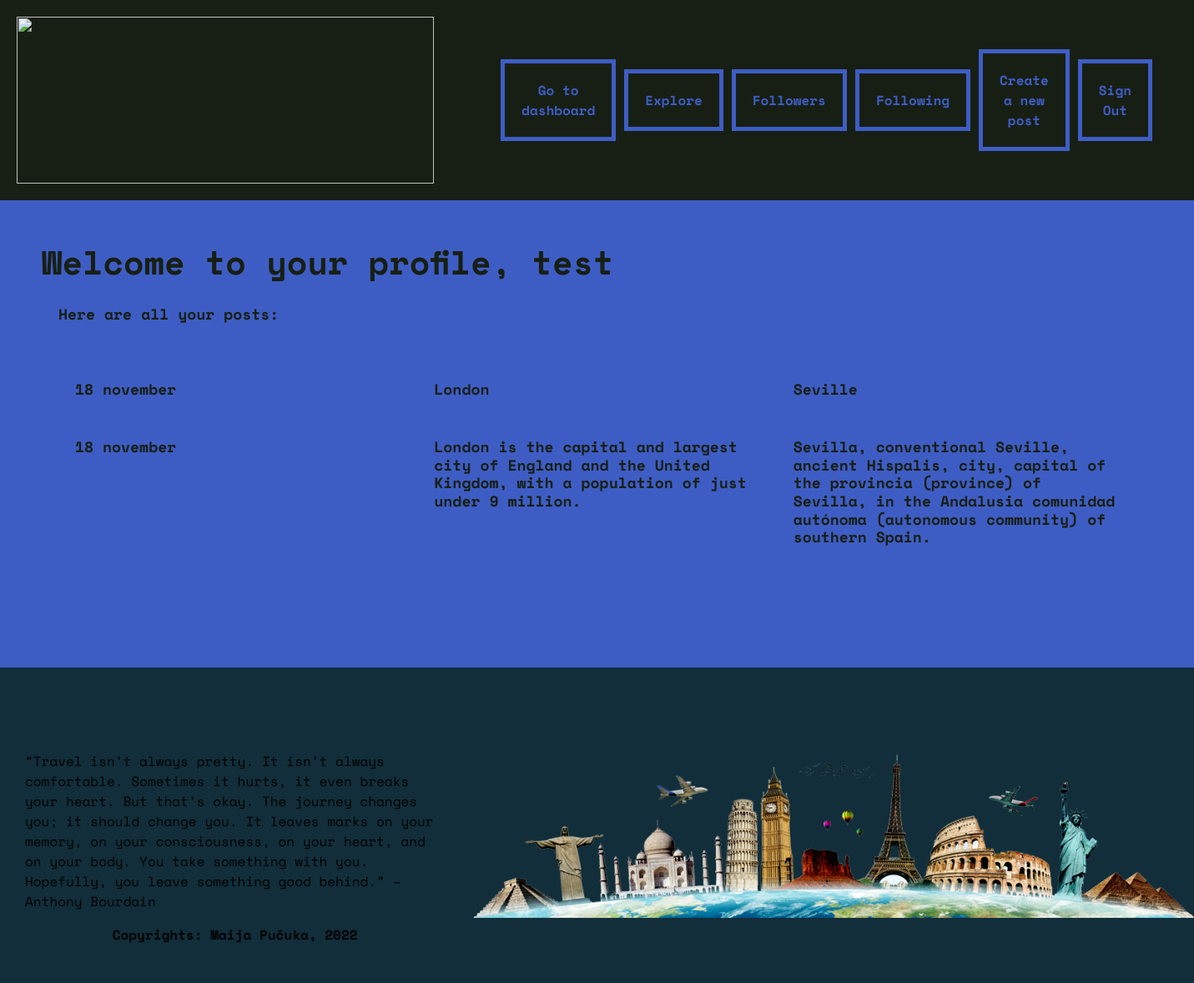
The app's page /view/profile.php?user-id=1 (signed in) with its own data.
### tables this page shows
CREATE TABLE `users` (
  `id` int(11) NOT NULL,
  `email` varchar(255) NOT NULL,
  `username` varchar(255) NOT NULL,
  `password` varchar(255) NOT NULL,
  `followers` longtext NOT NULL DEFAULT '[]',
  `following` longtext NOT NULL DEFAULT '[]',
  `blocked` longtext NOT NULL DEFAULT '[]'
);

CREATE TABLE `blogposts` (
  `id` int(11) NOT NULL,
  `title` varchar(255) NOT NULL,
  `excerpt` varchar(255) NOT NULL,
  `picture` text NOT NULL,
  `gallery` mediumtext NOT NULL DEFAULT '[]',
  `text` text NOT NULL,
  `date_published` datetime NOT NULL,
  `user_id` int(255) NOT NULL,
  `is_deleted` tinyint(1) NOT NULL DEFAULT 0
);

### models/User.php (called while the page is built, shortened)
<?php
class User {
    private $id;
    private $username;
    private $db_connection;
    public function __construct($db_connection) {
        $this->db_connection = $db_connection;
    }
    public function getOne($user_id) {
        $sql = "SELECT email,username,password,followers,following,blocked FROM users WHERE id = ?";
        $stmt = $this->db_connection->stmt_init();
        $this->id = (int)$user_id;
        if ($stmt->prepare($sql)) {
            $stmt->bind_param("i", $param_userid);
            if ($stmt->execute()) {
                $stmt->store_result();
                if ($stmt->num_rows == 1) {
                    $stmt->bind_result($db_email,$db_username,$db_password,$db_followers,$db_following,$db_blocked);
                    $this->username = $db_username;
                } else {
                    return FALSE;
                }
            }
        }
    }
    public function UserOwnsThisProfile($user_id) {
        return (int)$user_id === $this->id;
    }
    public function getUsername() {
        return $this->username;
    }
}
?>

### Functions/getParamsFromUrl.php (called while the page is built)
<?php
    function getParamsFromUrl($paramName) {
        $actual_link = (isset($_SERVER['HTTPS']) && $_SERVER['HTTPS'] === 'on' ? "https" : "http") . "://$_SERVER[HTTP_HOST]$_SERVER[REQUEST_URI]";
        $url_components = parse_url($actual_link);
        parse_str($url_components['query'], $urlParams);
        return $urlParams[$paramName];
    }
?>

### models/Blogpost.php (called while the page is built, shortened)
<?php
class Blogpost {
    private $db_connection;
    public function __construct($db_connection) {
        $this->db_connection = $db_connection;
    }
    public function getAllFromUser($userId) {
        $sql = "SELECT * FROM blogposts WHERE user_id = ? AND NOT is_deleted";
        $stmt = $this->db_connection->stmt_init();
        $this->post_owner_id = (int)$userId;
        if ($stmt->prepare($sql)) {
            $stmt->bind_param("i", $param_user_id);
            if ($stmt->execute()) {
                $allUserPosts = $stmt->get_result()->fetch_all(MYSQLI_ASSOC);
                return $allUserPosts;
            } else {
                return FALSE;
            }
        }$stmt->close();
    }
}
?>

### view/profile.php (the view, shortened to what this page needs)
<?php
    require_once '../db.php';
    require_once '../models/User.php';
    require_once '../models/Blogpost.php';
    require_once '../Functions/getParamsFromUrl.php';
    $userId = getParamsFromUrl("user-id");
    $user = new User ($db_connection);
    $user->getOne($userId);
    $profileUsername = $user->getUsername();
    $userOwnsProfile = $user->UserOwnsThisProfile($_SESSION["id"]);
    $post = new Blogpost ($db_connection);
    $allUserPosts = $post->getAllFromUser($userId);
?>
<!DOCTYPE html>
<html lang="en">
<head>
    <link rel="stylesheet" href="https://cdn.jsdelivr.net/npm/bootstrap@5.2.2/dist/css/bootstrap.min.css">
    <link rel="stylesheet" href="../assets/style/main.css">
    <link rel="stylesheet" href="../assets/style/fonts.css">
</head>
<body>
    <div class="wrapper wrapper-profile">
        <div class="top sticky-top">
            <div class="plane">
                <img src="../assets\580b585b2edbce24c47b2d10.png">
            </div>
            <div class="nav-bar">
                <?php if (!(isset($_SESSION["loggedin"]) && $_SESSION["loggedin"] === TRUE)) { ?>
                    <a href="login.php">Sign In</a>
                    <a href="register.php">Create an account</a>
                    <a href="welcome.php">Home</a>
                <?php } else { ?>
                    <a href="welcome.php">Go to dashboard</a>
                    <a href="explore.php">Explore</a>
                    <a href="followers.php?user-id=<?= $userId ?>">Followers</a>
                    <a href="following.php?user-id=<?= $userId ?>">Following</a>
                    <a href="createPost.php">Create a new post</a>
                    <a href="../controller/Logout.php">Sign Out</a>
                <?php } ?>
                </div>
        </div>
        <div class="main-wrap wrapper-profile">
            <h1 class="title"><?php echo ($userOwnsProfile === TRUE) ? "Welcome to your profile, " : "Viewing Profile of: " ?><?= $profileUsername ?> </h1>
            <h3><?php echo ($userOwnsProfile === TRUE) ? "Here are all your posts: " : "All posts: " ?></h3>
            <div class="wrapper-blogs">
                <?php foreach ($allUserPosts as $post) {?>
                    <a href="post.php?post-id=<?php echo $post["id"]; ?>">
                        <h2><?php echo $post["title"];?></h2>
                        <h2><?php echo $post["excerpt"];?></h2>
                    </a>
                <?php } ?>
            </div>
        </div>
    </div>
    <?php require_once "../components/footer.php" ?>
</body>
</html>

### assets/style/main.css (style rules this page uses)
body, html { font-family: "Space Mono"; height: 100%; }
body { background-color: rgb(62, 93, 196); display: flex; flex-direction: column; height: 100%; }
.wrapper { flex: 1 0 auto; color: rgb(23, 31, 20); }
a { text-decoration: none; }
.main-wrap { height: 100%; }
.top { display: grid; grid-template-columns: 1fr 1fr; background-color: rgb(23, 31, 20); text-decoration: none; font-family: "Space Mono"; }
.nav-bar { display: grid; grid-template-columns: 1fr 1fr 1fr 1fr 1fr 1fr; grid-template-rows: auto; grid-gap: 10px; background-color: rgb(23, 31, 20); color: rgb(23, 31, 20); padding: 50px; border: 0px; align-items: center; justify-content: center; }
.plane { padding: 20px; }
.plane > img { height: 200px; width: 500px; }
.nav-bar > a { color: rgb(62, 93, 196); padding: 20px; border: 5px solid rgb(62, 93, 196); text-align: center; align-content: center; align-items: center; justify-content: center; justify-self: center; vertical-align: middle; font-weight: bold; transition: color 0.3s ease-in, background-color 0.3s ease-in; }
.wrapper-blogs { display: grid; grid-template-columns: 1fr 1fr 1fr; padding: 20px; }
.wrapper-profile { min-height: 100%; }
.main-wrap { padding: 50px; }
.main-wrap > a, h2, h3, h4 { color: rgb(23, 31, 20); font-weight: bold; font-size: large; padding: 20px; }
.wrapper-blogs > a { color: rgb(23, 31, 20); }
.title { font-size: 40px; font-weight: bold; }

### records on screen
users: username "test"
blogposts: title "18 november", excerpt "18 november"
blogposts: title "London", excerpt "London is the capital and largest city of England and the United Kingdom, with a population of just under 9 million."
blogposts: title "Seville", excerpt "Sevilla, conventional Seville, ancient Hispalis, city, capital of the provincia (province) of Sevilla, in the Andalusia comunidad autónoma (autonomous community) of southern Spain."
